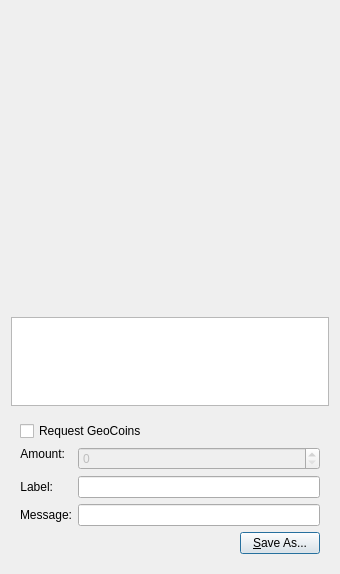
<?xml version="1.0" encoding="UTF-8"?>
<ui version="4.0">
 <class>QRCodeDialog</class>
 <widget class="QDialog" name="QRCodeDialog">
  <property name="geometry">
   <rect>
    <x>0</x>
    <y>0</y>
    <width>340</width>
    <height>574</height>
   </rect>
  </property>
  <property name="windowTitle">
   <string>QR Code Dialog</string>
  </property>
  <layout class="QVBoxLayout" name="verticalLayout_3">
   <item>
    <widget class="QLabel" name="lblQRCode">
     <property name="sizePolicy">
      <sizepolicy hsizetype="Expanding" vsizetype="Expanding">
       <horstretch>0</horstretch>
       <verstretch>0</verstretch>
      </sizepolicy>
     </property>
     <property name="minimumSize">
      <size>
       <width>300</width>
       <height>300</height>
      </size>
     </property>
     <property name="textFormat">
      <enum>Qt::PlainText</enum>
     </property>
     <property name="alignment">
      <set>Qt::AlignCenter</set>
     </property>
     <property name="wordWrap">
      <bool>true</bool>
     </property>
    </widget>
   </item>
   <item>
    <widget class="QPlainTextEdit" name="outUri">
     <property name="sizePolicy">
      <sizepolicy hsizetype="Expanding" vsizetype="Minimum">
       <horstretch>0</horstretch>
       <verstretch>0</verstretch>
      </sizepolicy>
     </property>
     <property name="minimumSize">
      <size>
       <width>0</width>
       <height>50</height>
      </size>
     </property>
     <property name="tabChangesFocus">
      <bool>true</bool>
     </property>
     <property name="textInteractionFlags">
      <set>Qt::TextSelectableByKeyboard|Qt::TextSelectableByMouse</set>
     </property>
    </widget>
   </item>
   <item>
    <widget class="QWidget" name="widget" native="true">
     <layout class="QVBoxLayout" name="verticalLayout_2">
      <item>
       <widget class="QCheckBox" name="chkReqPayment">
        <property name="enabled">
         <bool>true</bool>
        </property>
        <property name="text">
         <string>Request GeoCoins</string>
        </property>
       </widget>
      </item>
      <item>
       <layout class="QFormLayout" name="formLayout">
        <property name="fieldGrowthPolicy">
         <enum>QFormLayout::AllNonFixedFieldsGrow</enum>
        </property>
        <item row="1" column="0">
         <widget class="QLabel" name="lblLabel">
          <property name="text">
           <string>Label:</string>
          </property>
          <property name="textFormat">
           <enum>Qt::PlainText</enum>
          </property>
          <property name="alignment">
           <set>Qt::AlignRight|Qt::AlignTrailing|Qt::AlignVCenter</set>
          </property>
          <property name="buddy">
           <cstring>lnLabel</cstring>
          </property>
         </widget>
        </item>
        <item row="1" column="1">
         <widget class="QLineEdit" name="lnLabel"/>
        </item>
        <item row="2" column="0">
         <widget class="QLabel" name="lblMessage">
          <property name="text">
           <string>Message:</string>
          </property>
          <property name="textFormat">
           <enum>Qt::PlainText</enum>
          </property>
          <property name="alignment">
           <set>Qt::AlignRight|Qt::AlignTrailing|Qt::AlignVCenter</set>
          </property>
          <property name="buddy">
           <cstring>lnMessage</cstring>
          </property>
         </widget>
        </item>
        <item row="2" column="1">
         <widget class="QLineEdit" name="lnMessage"/>
        </item>
        <item row="0" column="0">
         <widget class="QLabel" name="lblAmount">
          <property name="sizePolicy">
           <sizepolicy hsizetype="Preferred" vsizetype="Maximum">
            <horstretch>0</horstretch>
            <verstretch>0</verstretch>
           </sizepolicy>
          </property>
          <property name="text">
           <string>Amount:</string>
          </property>
          <property name="textFormat">
           <enum>Qt::PlainText</enum>
          </property>
          <property name="alignment">
           <set>Qt::AlignRight|Qt::AlignTrailing|Qt::AlignVCenter</set>
          </property>
          <property name="buddy">
           <cstring>lnReqAmount</cstring>
          </property>
         </widget>
        </item>
        <item row="0" column="1">
         <widget class="BitcoinAmountField" name="lnReqAmount">
          <property name="enabled">
           <bool>false</bool>
          </property>
          <property name="minimumSize">
           <size>
            <width>80</width>
            <height>0</height>
           </size>
          </property>
         </widget>
        </item>
       </layout>
      </item>
      <item>
       <layout class="QHBoxLayout" name="horizontalLayout">
        <item>
         <spacer name="horizontalSpacer">
          <property name="orientation">
           <enum>Qt::Horizontal</enum>
          </property>
          <property name="sizeHint" stdset="0">
           <size>
            <width>40</width>
            <height>20</height>
           </size>
          </property>
         </spacer>
        </item>
        <item>
         <widget class="QPushButton" name="btnSaveAs">
          <property name="text">
           <string>&amp;Save As...</string>
          </property>
         </widget>
        </item>
       </layout>
      </item>
     </layout>
    </widget>
   </item>
  </layout>
 </widget>
 <customwidgets>
  <customwidget>
   <class>BitcoinAmountField</class>
   <extends>QSpinBox</extends>
   <header>bitcoinamountfield.h</header>
   <container>1</container>
  </customwidget>
 </customwidgets>
 <resources/>
 <connections>
  <connection>
   <sender>chkReqPayment</sender>
   <signal>clicked(bool)</signal>
   <receiver>lnReqAmount</receiver>
   <slot>setEnabled(bool)</slot>
   <hints>
    <hint type="sourcelabel">
     <x>92</x>
     <y>285</y>
    </hint>
    <hint type="destinationlabel">
     <x>98</x>
     <y>311</y>
    </hint>
   </hints>
  </connection>
 </connections>
</ui>
